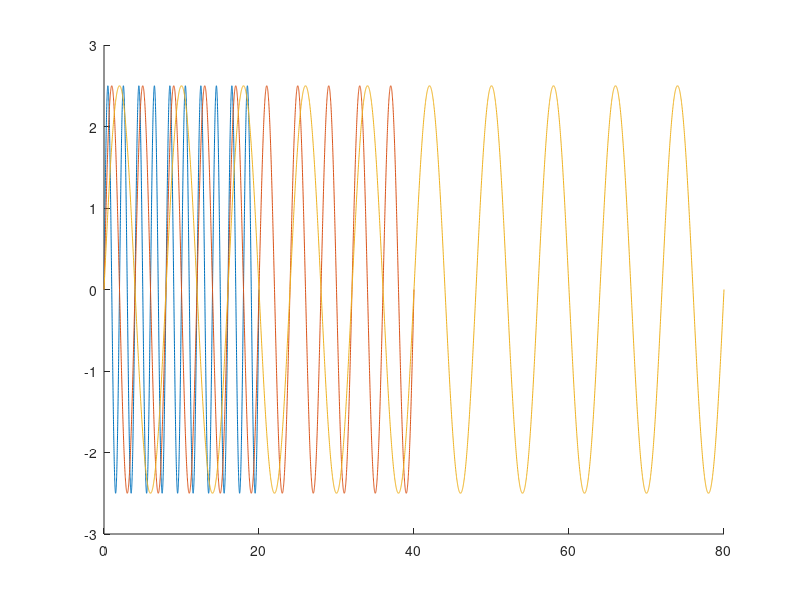

The MATLAB source for this figure:
clear all;
clc;
f=1;
fs=8;
T=fs/f;
t=0:0.01:5*T;
x=5.*sin(2*pi*(f/fs)*t).*cos(2*pi*(f/fs)*t);
y=5.*sin(2*pi*(f/fs)*t).*cos(2*pi*(f/fs)*t);
z=5.*sin(2*pi*(f/fs)*t).*cos(2*pi*(f/fs)*t);
t1=t/2;
t2=2*t;

hold on;
plot(t1,x);
plot(t,x);
plot(t2,x);
hold off;
